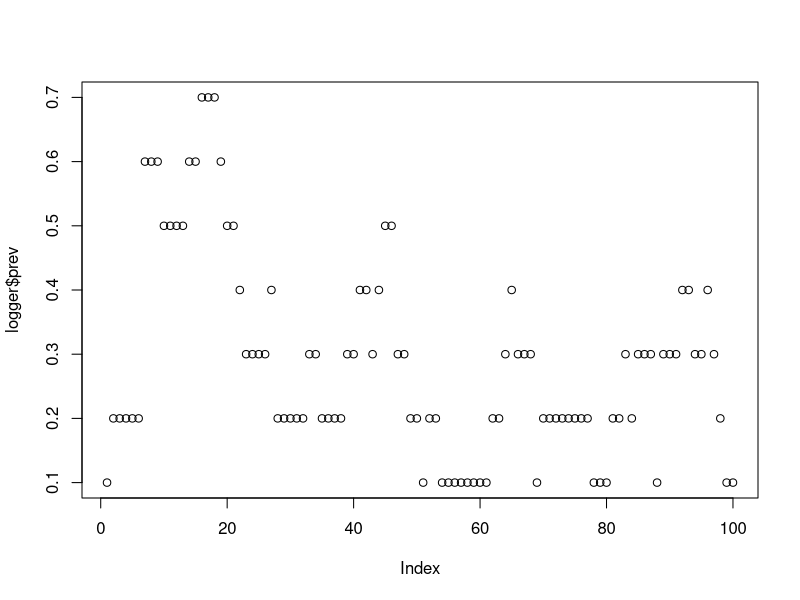
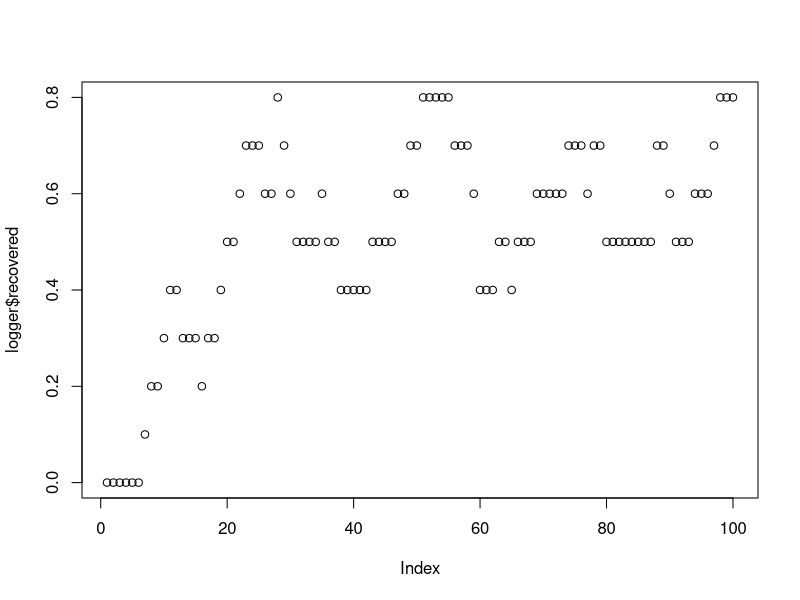
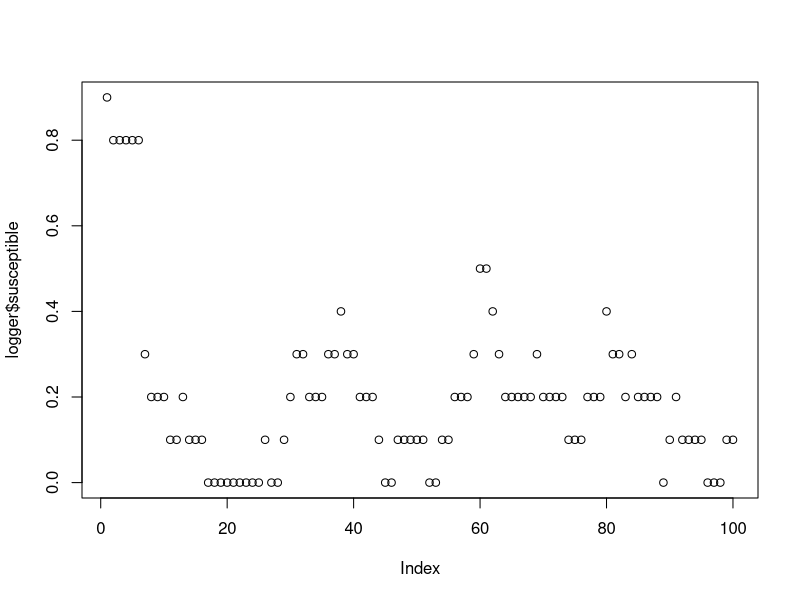
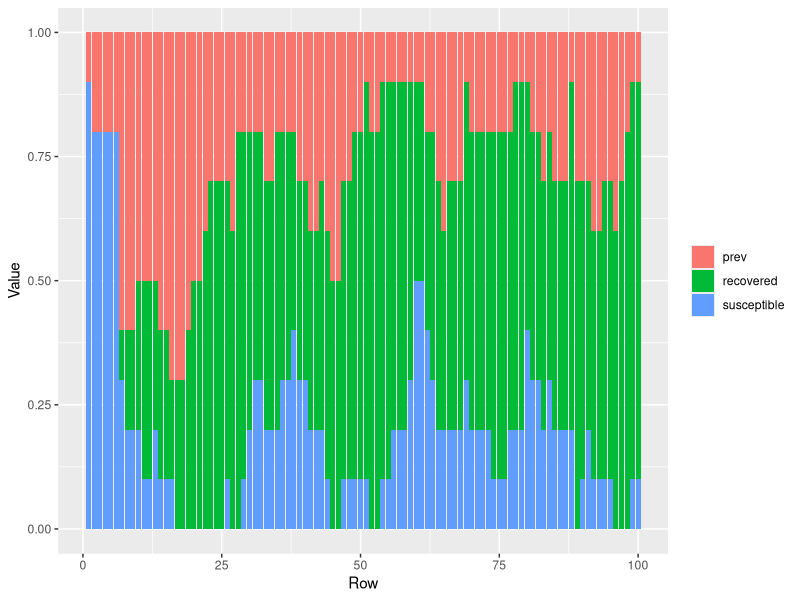

Here is the R script that generated these plots, in order:
## ---- chunk 1
seed <- set.seed(20260604)
# set timestep size in days
dt <- 1
params <- list(
  
  # simulation setup
  timestep_size = dt,
  individual_index = 1:10,
  init_compartment = c('I', rep("S", 9)), 
  n_time_steps = 100,
  
  # epi params
  n_contact_events_per_day = 2,
  p_infection_per_contact_event = 0.2,
  p_recovery_per_day = 0.1, # rate to become recovered
  p_reversion_per_day = 0.05
)

## ---- chunk 2

simulate_contact_pairs <- function(
    individual_index  = params$individual_index,
    n_contact_events_per_day = params$n_contact_events_per_day) {
  
  n_individuals <- length(individual_index) 
  sample_size_contact_events <- n_contact_events_per_day*n_individuals

first_contact <- sample(x = individual_index, size = sample_size_contact_events, replace = TRUE)
second_contact <- sample(x = individual_index, size = sample_size_contact_events, replace = TRUE)

keep <- first_contact != second_contact 

# at the moment this allows for multiple contact events between the same pair in the same timestep
contact_pairs <- data.frame(first_contact = first_contact[keep], second_contact = second_contact[keep])

return(contact_pairs)
}

## ---- chunk 3
# For testing
index <- 3

infection_function <- function(
    index,
    prob_infection,
    contact_pairs,
    compartment
  ){
  state <- compartment[index]
  
  if (state == "I") {
    return("I")
  } else if (state == "R" ) {
    return("R") 
  } else {
    contacts_1 <- contact_pairs$second_contact[contact_pairs$first_contact == index]
    contacts_2 <- contact_pairs$first_contact[contact_pairs$second_contact == index]
    contacts <- c(contacts_1, contacts_2)
    
    contacted <- seq_along(compartment) %in% contacts # exclude multiple contact events between the same pair within the same timestep --- note we intend to look over this decision in the future
    infectious_contacts <- (compartment == "I") & contacted   
    
    possible_infections <- prob_infection*infectious_contacts
    
    outcome <- rbinom(
      n = length(possible_infections),
      size = 1,
      prob = possible_infections
    )
    
    if (max(outcome) ==1) {
      state <- "I"
    }
    
    return(state)
  }
}

#Test
# for (i in 1:10){
#   inf <- infection_function(
#       index = i,
#       prob_infection = params$p_infection_per_contact_event,
#       contact_pairs = contact_pairs_over_time[[1]],
#       compartment = params$init_compartment
#       )
#   print(inf)
# }

## ---- chunk 4
recovery_function <- function(
    index,
    prob_recovery,
    compartment
  ){
  
    state <- compartment[index]
    
    # if they are infected, make them susceptible with some probability
    if (state == "I") {
      # make them susceptible again with some probability
      # recovered <- as.logical(rbinom(1, 1, prob = prob_recovery))
      this_one_is_recovered <- runif(1, min = 0, max = 1) < prob_recovery
      
      if (this_one_is_recovered){
        state <- "R"
      }
    }
    
    # return the new infection status
   return(state)

}

# Test 
# for (i in 1:10){
#   st <- recovery_function(
#     index = i,
#     prob_recovery = 0.3,
#     compartment = rep("I",10)
#   )
#   print(st)
# }


## ---- chunk 5
reversion_function <- function(
    index,
    prob_reversion,
    compartment
  ){
  
    state <- compartment[index]
    
    # if they are infected, make them susceptible with some probability
    if (state == "R") {
      # make them susceptible again with some probability
      # recovered <- as.logical(rbinom(1, 1, prob = prob_recovery))
      this_one_is_reverted <- runif(1, min = 0, max = 1) < prob_reversion
      
      if (this_one_is_reverted){
        state <- "S"
      }
    }
    
    # return the new infection status
   return(state)

}

# Test 
# for (i in 1:10){
#   st <- recovery_function(
#     index = i,
#     prob_recovery = 0.3,
#     compartment = rep("I",10)
#   )
#   print(st)
# }


## ---- chunk 6
# Time-steps
# Currently takes in single contact_pairs object (should take in a unique one per time step)
individual_df <- data.frame(
  compartment = params$init_compartment
  # to add more columns later 
)

# a logger to record information 
logger <- data.frame (
  prev = c(mean(individual_df$compartment == "I"), rep(NA, params$n_time_steps - 1)),
  recovered = c(mean(individual_df$compartment == "R"), rep(NA, params$n_time_steps - 1)),
  susceptible = c(mean(individual_df$compartment == "S"), rep(NA, params$n_time_steps - 1))
)

contact_pairs_over_time <- list()

for (t in 1:((params$n_time_steps)-1)) {
  
  # 
  contact_pairs_over_time[[t]] <- simulate_contact_pairs()
  
  susceptible_after_reversions <- rep(NA, length(params$individual_index))
  infected_after_infections <- rep(NA, length(params$individual_index))
  infected_after_recoveries <- rep(NA, length(params$individual_index))
  recovered_after_recoveries <- rep(NA, length(params$individual_index))
  
  
  current_compartment <- individual_df$compartment
  
  
  # do reversion (from recovered to susceptible)
    for (i in params$individual_index) {

    # # binomial process of probability of reversion
    # p_not_recover_per_day <- 1 - params$p_recovery_per_day
    # n_days <- params$timestep_size
    # p_not_recover_per_timestep <- p_not_recover_per_day ^ n_days
    # p_recovery_per_timestep <- 1 - p_not_recover_per_timestep
    p_reversion_per_timestep <- 1 - (1 - params$p_reversion_per_day) ^ params$timestep_size
    
    # note in a compartmental type model with a rate, applied to a discrete timestep, the probability of changing state over that timestep is: 1 - exp(-rate * dt)

    
    y <- reversion_function(
      index = i, 
      prob_reversion = p_reversion_per_timestep, 
      # this doesn't include the new infections in this time step! That's nice?
      compartment = current_compartment
    )
    
    susceptible_after_reversions[i] <- (y == "S")

  }

  
  # susceptible to infected
  for (i in params$individual_index) {
    y <- infection_function(
      index = i, 
      prob_infection = params$p_infection_per_contact_event, 
      contact_pairs = contact_pairs_over_time[[t]], 
      compartment = current_compartment
      )
    
    infected_after_infections[i] <- (y == "I")
  }
  

  
  # infected to recovered
  for (i in params$individual_index) {

    # # binomial process ofr probability of recovery
    # p_not_recover_per_day <- 1 - params$p_recovery_per_day
    # n_days <- params$timestep_size
    # p_not_recover_per_timestep <- p_not_recover_per_day ^ n_days
    # p_recovery_per_timestep <- 1 - p_not_recover_per_timestep
    p_recovery_per_timestep <- 1 - (1 - params$p_recovery_per_day) ^ params$timestep_size
    
    # note in a compartmental type model with a rate, applied to a discrete timestep, the probability of changing state over that timestep is: 1 - exp(-rate * dt)

    
    y <- recovery_function(
      index = i, 
      prob_recovery = p_recovery_per_timestep, 
      # this doesn't include the new infections in this time step! That's nice?
      compartment = current_compartment
    )
    
    recovered_after_recoveries[i] <- (y == "R")
    infected_after_recoveries[i] <- (y == "I")
  }
  
  # Update to be a logical rather than a string
  previously_infected <- (individual_df$compartment == "I")
  previously_recovered <- (individual_df$compartment == "R")
  previously_susceptible <- (individual_df$compartment == "S")

  newly_infected <- infected_after_infections & !previously_infected
#  newly_recovered <- !infected_after_recoveries & previously_infected
  newly_recovered <- recovered_after_recoveries & !previously_recovered
  newly_susceptible <- susceptible_after_reversions & !previously_susceptible

  # unit checks for things that shouldn't happen
  stopifnot(newly_infected <= previously_susceptible)
  stopifnot(newly_recovered <= previously_infected)
  stopifnot(newly_susceptible <= previously_recovered)
  
  
  # what do we put in the new infection status? 
  # If previously infected and haven't recovered -> still infected
  # If not previously infected and became infected -> infected
  currently_infected <- (previously_infected & !newly_recovered) |
    (!previously_infected & newly_infected)
  currently_recovered <- (previously_recovered & !newly_susceptible) |
    (!previously_recovered & newly_recovered)
  currently_susceptible <- (previously_susceptible & !newly_infected) | (!previously_susceptible & newly_susceptible)
  
  
  ## later should be revised to ensure that individuals are not TRUE in two 
  ## different categories
  individual_df$compartment <- dplyr::case_when(
    currently_infected ~ "I",
    currently_recovered ~ "R",
    currently_susceptible ~ "S",
    .default = "S" # check if this default is in any way different to currently_susceptible - we should have the logic captured above (line 311 for now...)
  )
  
 
  logger$prev[t + 1] <-  mean(currently_infected)
  logger$recovered[t + 1] <- mean(currently_recovered)
  logger$susceptible[t + 1] <- mean(currently_susceptible)
  
}


logger
# can print contact pairs for diagnostics
# print(contact_pairs_over_time)

## ---- chunk 7
plot(logger$prev)
plot(logger$recovered) # should be monotonic increasing. yay # not any more sukas
plot(logger$susceptible)

## ---- chunk 8
library(ggplot2)
library(dplyr)
library(tidyr)

logger |>
  mutate(row = row_number()) |>
  pivot_longer(-row, names_to = "column", values_to = "value") |>
  ggplot(aes(x = row, y = value, fill = column)) +
  geom_col() +
  labs(x = "Row", y = "Value", fill = NULL)

## ---- chunk 9
